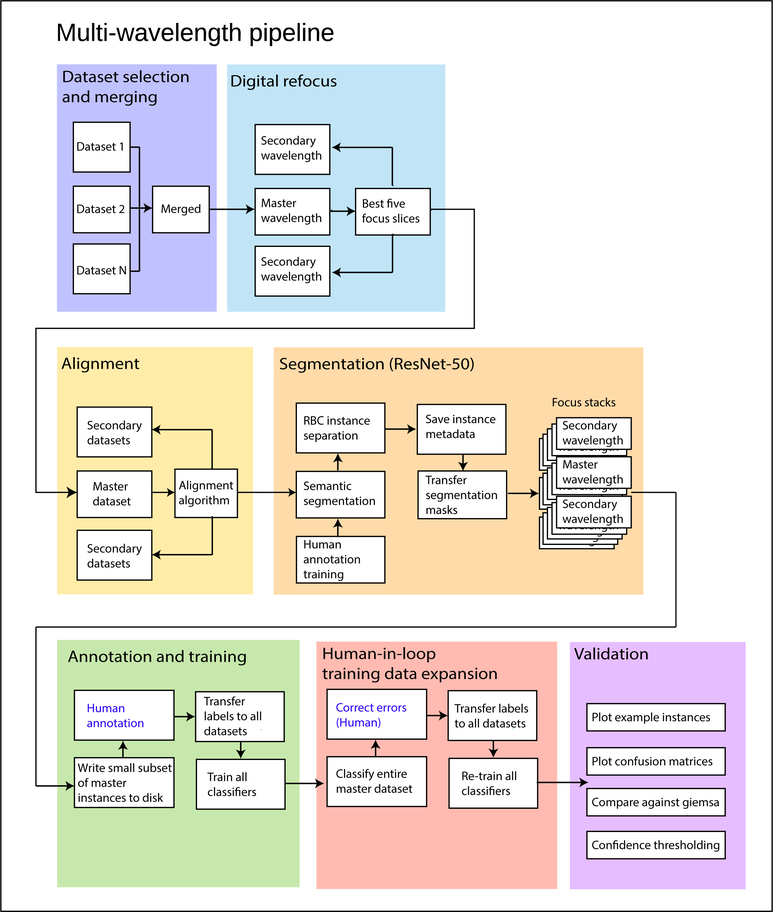
%> input picture Images/Multi-wavelength detection schemes.png, 773 x 912 px, shrunk from 2330 x 2748 before the run
$ octave --eval "result = convertTo16bit('../Images/Multi-wavelength detection schemes.png');"   (GNU Octave 9; MATLAB toolbox functions it lacks are replaced by stand-ins)
%> lines starting %> are read from the running program, lines starting %| are printed output that depends on the picture
function img = convertTo16bit(filename)

% Average over color channels if present
img = mean(double(imread(filename)),3);
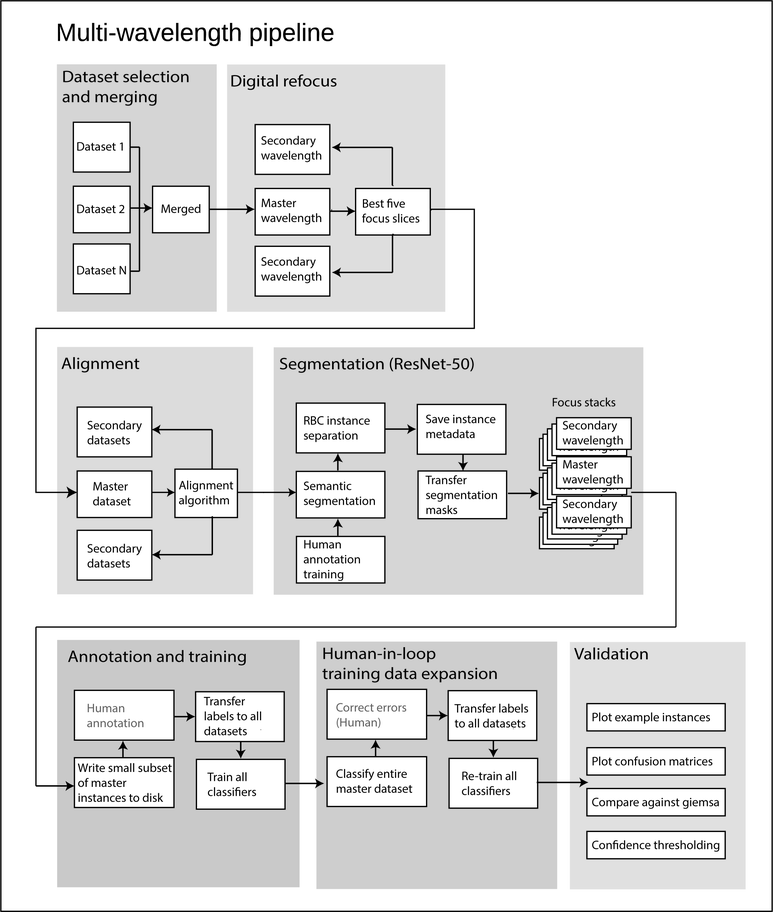
%> img: size 912x773 double; min 0, max 255, mean 226.8

% Use histogram-based rescaling to be robust against hot pixels
[a,xout] = hist(img(:),10000);
csum = cumsum(a);
csum = csum/max(csum);
maxInd = find(csum > .999,1);
%> maxInd = 10000
ma = xout(maxInd);
%> ma = 255
minInd = find(csum > .001,1);
%> minInd = 1
mi = xout(minInd);
%> mi = 0.0127

img = uint16(65535*(double(img)-mi)/(ma-mi));
%> img: size 912x773 uint16
end
